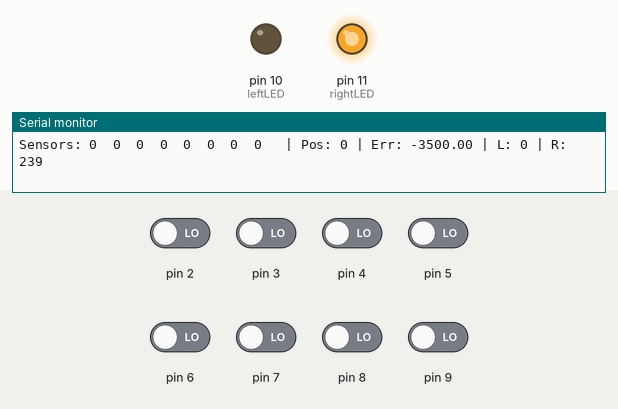
Recording of a sketch running on a simulated Arduino Uno, built with avr-gcc and run on an emulated ATmega328P. Shown: output pins drawn as LEDs (lit = HIGH), the last lines printed to the serial monitor. The test bench sets the inputs (shaded band); at power-on: pin 2–9 LOW.

Above: at 19.7 s.
19.8 s: pin 3 driven HIGH
At 20.86 s:
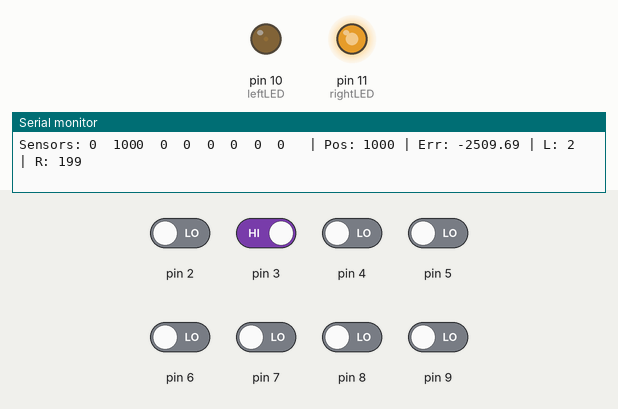
22.8 s: pin 4 driven HIGH
At 24.8 s:
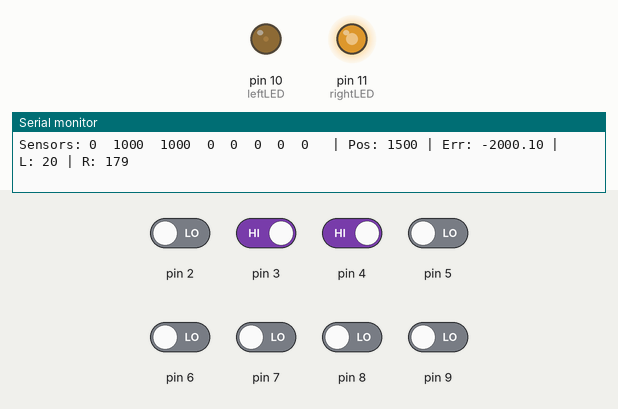
25.8 s: pin 8 driven HIGH
At 28.1 s:
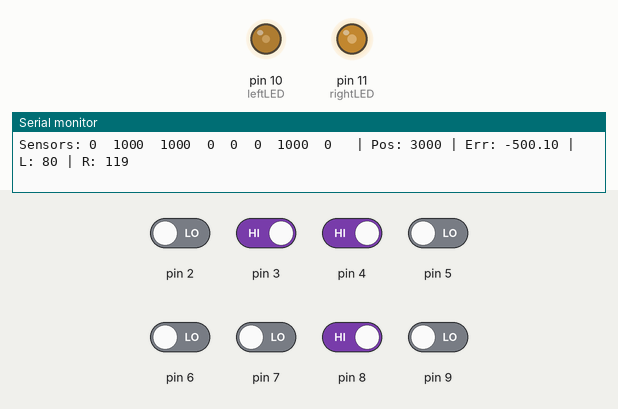
28.8 s: pin 6 driven HIGH
At 29.34 s:
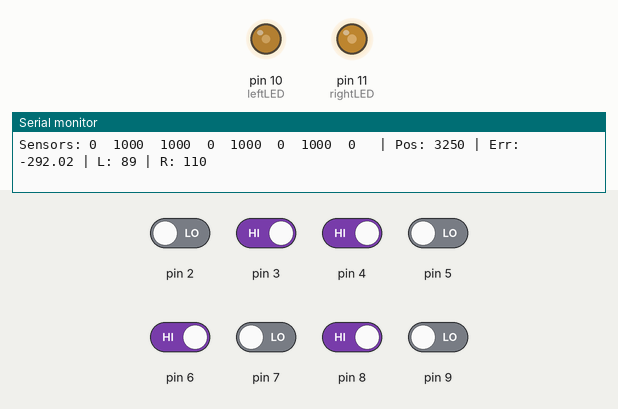
31.8 s: pin 5 driven HIGH
At 32.3 s:
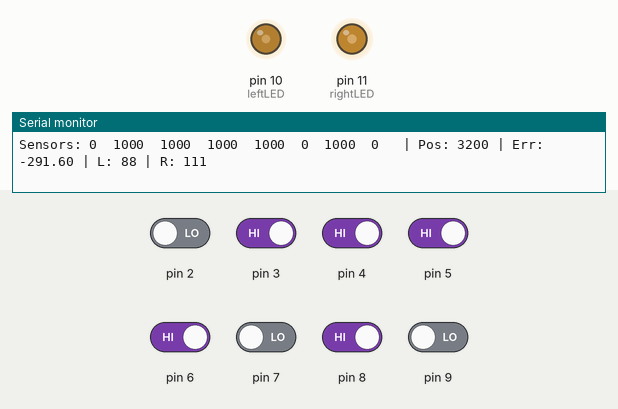
34.8 s: pin 7 driven HIGH
At 34.98 s:
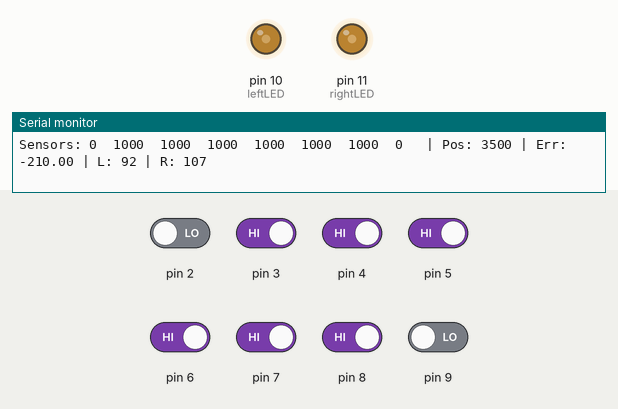
Timing chart, 0 to 37.8 s (numbered marks = the images above; inputs shaded):
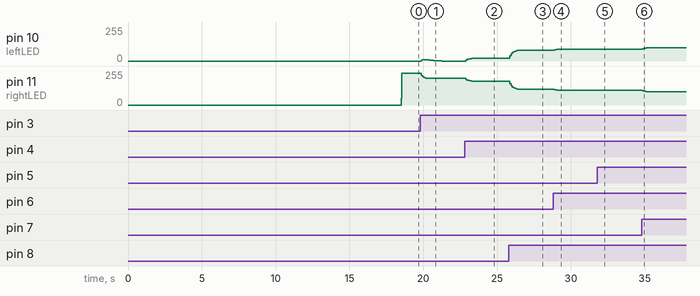

The sketch:

pid2_with_values.ino
```cpp
#include <QTRSensors.h>

QTRSensors qtr;

const uint8_t SensorCount = 8;
uint16_t sensorValues[SensorCount];

// ===== PID CONSTANTS =====
float Kp = 0.04;
float Ki = 0.0000;
float Kd = 0.20;

// ===== PID VARIABLES =====
float filteredError = 0;
float lastError = 0;
float integral = 0;

// LEDs
const int leftLED = 10;
const int rightLED = 11;

// Smoothed LED outputs
float smoothLeft = 0;
float smoothRight = 0;

// Print timer
unsigned long lastPrint = 0;

void setup()
{
  Serial.begin(9600);

  pinMode(leftLED, OUTPUT);
  pinMode(rightLED, OUTPUT);

  qtr.setTypeRC();
  qtr.setSensorPins((const uint8_t[]){2,3,4,5,6,7,8,9}, SensorCount);
  // LEDON tied to 5V

  delay(500);

  Serial.println("Calibrating...");
  for (uint16_t i = 0; i < 400; i++)
  {
    qtr.calibrate();
    delay(20);
  }
  Serial.println("Done.");
}

void loop()
{
  uint16_t position = qtr.readLineBlack(sensorValues);

  // ===== ERROR =====
  int rawError = position - 3500;

  // ===== LOW PASS FILTER =====
  filteredError = 0.7 * filteredError + 0.3 * rawError;

  // ===== INTEGRAL =====
  integral += filteredError;
  integral = constrain(integral, -10000, 10000);

  // ===== DERIVATIVE =====
  float derivative = filteredError - lastError;

  // ===== PID =====
  float correction = Kp * filteredError +
                     Ki * integral +
                     Kd * derivative;

  lastError = filteredError;

  int baseBrightness = 100;

  float leftBrightness  = baseBrightness + correction;
  float rightBrightness = baseBrightness - correction;

  leftBrightness  = constrain(leftBrightness, 0, 255);
  rightBrightness = constrain(rightBrightness, 0, 255);

  // ===== OUTPUT SMOOTHING =====
  smoothLeft  = 0.8 * smoothLeft  + 0.2 * leftBrightness;
  smoothRight = 0.8 * smoothRight + 0.2 * rightBrightness;

  analogWrite(leftLED, smoothLeft);
  analogWrite(rightLED, smoothRight);

  // ===== PRINT EVERY 50ms =====
  if (millis() - lastPrint > 50)
  {
    lastPrint = millis();

    Serial.print("Sensors: ");
    for (uint8_t i = 0; i < SensorCount; i++)
    {
      Serial.print(sensorValues[i]);
      Serial.print("\t");
    }

    Serial.print(" | Pos: ");
    Serial.print(position);

    Serial.print(" | Err: ");
    Serial.print(filteredError);

    Serial.print(" | L: ");
    Serial.print((int)smoothLeft);

    Serial.print(" | R: ");
    Serial.println((int)smoothRight);
  }
}
```

Measured:
- after the input at 19.8 s, pin 10 (leftLED): rises from 0/255 to 10/255 in 0.15 s, then falls to 0/255 in 1.2 s; pin 11 (rightLED): moves from 239/255 to 199/255 over 0.54 s, starting after 0.06 s
- after the input at 22.8 s, pin 10 (leftLED): moves from 0/255 to 20/255 over 0.57 s, starting after 0.07 s; pin 11 (rightLED): moves from 199/255 to 179/255 over 0.57 s, starting after 0.07 s
- after the input at 25.8 s, pin 10 (leftLED): rises from 20/255 to 81/255 in 0.75 s, then falls to 80/255 in 0.33 s
- after the input at 28.8 s, pin 10 (leftLED): moves from 80/255 to 90/255 over 0.60 s, starting after 0.07 s; pin 11 (rightLED): moves from 119/255 to 109/255 over 0.60 s, starting after 0.07 s
- after the input at 31.8 s, pin 10 (leftLED): 90/255 → 89/255 at once, → 88/255 0.09 s later, → 87/255 0.54 s later; pin 11 (rightLED): 109/255 → 110/255 at once, → 111/255 0.09 s later, → 112/255 0.54 s later
- after the input at 34.8 s, pin 10 (leftLED): moves from 87/255 to 100/255 over 0.64 s, starting at once; pin 11 (rightLED): moves from 112/255 to 99/255 over 0.64 s, starting at once
